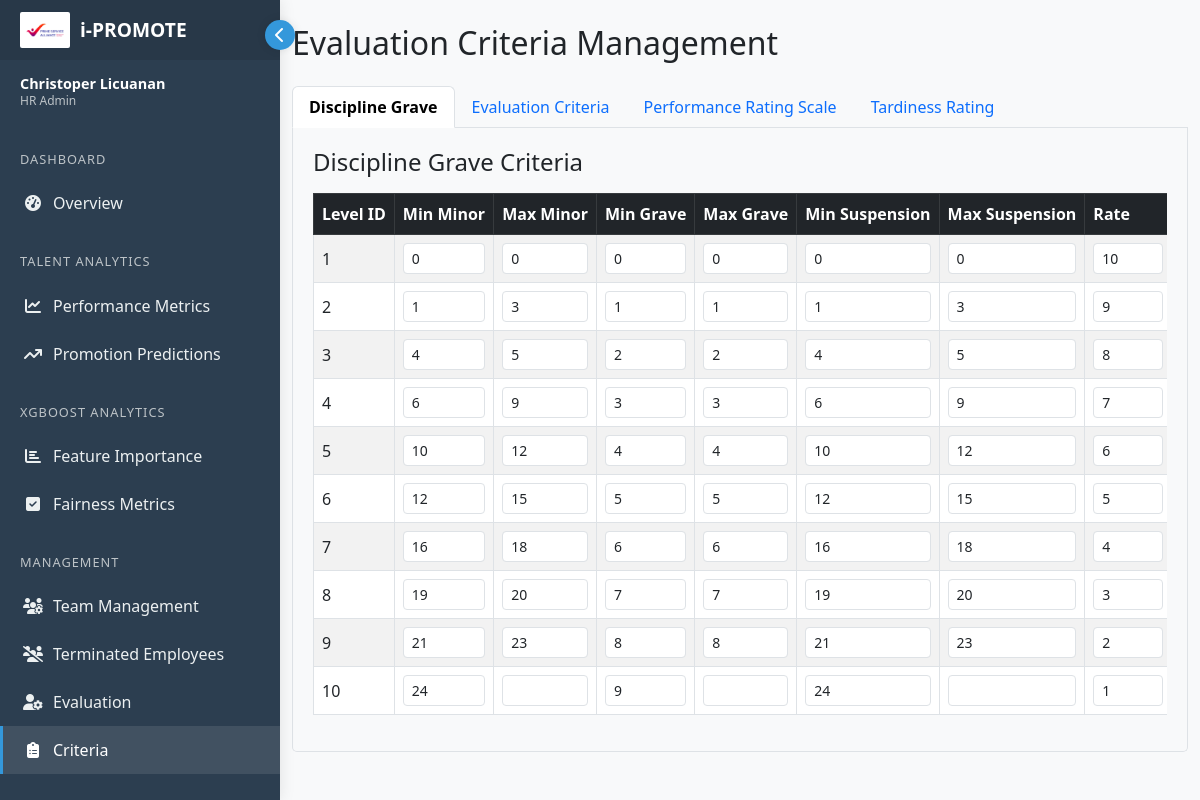
/components/criteria.php (signed in), run on the app's committed database.
### tables this page shows
CREATE TABLE `Discipline_Grave` (
  `level_id` int(11) NOT NULL,
  `min_minor` int(11) NOT NULL,
  `max_minor` int(11) DEFAULT NULL,
  `min_grave` int(11) NOT NULL,
  `max_grave` int(11) DEFAULT NULL,
  `min_suspension` int(11) NOT NULL,
  `max_suspension` int(11) DEFAULT NULL,
  `rate` int(11) NOT NULL
);

### components/criteria.php (the view, shortened to what this page needs)
<?php
require_once("../backend/config.php");
function fetchTableData($conn, $table) {
    $data = [];
    $query = "SELECT * FROM $table ORDER BY " . ($table === 'Performance_Rating_Scale' ? 'rating DESC' : ($table === 'Tardiness_Rating' ? 'rate DESC' : ($table === 'Evaluation_Criteria' ? 'criteria_id' : 'level_id')));
    $result = $conn->query($query);
    while ($row = $result->fetch_assoc()) {
        $data[] = $row;
    }
    return $data;
}
try {
    $disciplineData = fetchTableData($conn, 'Discipline_Grave');
} catch (Exception $e) {
    $error = $e->getMessage();
}
?>
<!DOCTYPE html>
<html lang="en">
<head>
    <link href="https://cdn.jsdelivr.net/npm/bootstrap@5.3.0/dist/css/bootstrap.min.css" rel="stylesheet">
    <link href="https://cdnjs.cloudflare.com/ajax/libs/font-awesome/6.4.0/css/all.min.css" rel="stylesheet">
</head>
<body>
    <div class="container-fluid py-4">
        <?php include "sidebar.php"; ?>
        <h2 class="mb-4">Evaluation Criteria Management</h2>
        <ul class="nav nav-tabs" id="criteriaTabs" role="tablist">
            <li class="nav-item" role="presentation">
                <button class="nav-link active" id="discipline-tab" data-bs-toggle="tab" data-bs-target="#discipline" type="button" role="tab">Discipline Grave</button>
            </li>
            <li class="nav-item" role="presentation">
                <button class="nav-link" id="evaluation-tab" data-bs-toggle="tab" data-bs-target="#evaluation" type="button" role="tab">Evaluation Criteria</button>
            </li>
            <li class="nav-item" role="presentation">
                <button class="nav-link" id="rating-tab" data-bs-toggle="tab" data-bs-target="#rating" type="button" role="tab">Performance Rating Scale</button>
            </li>
            <li class="nav-item" role="presentation">
                <button class="nav-link" id="tardiness-tab" data-bs-toggle="tab" data-bs-target="#tardiness" type="button" role="tab">Tardiness Rating</button>
            </li>
        </ul>
        <div class="tab-content" id="criteriaTabContent">
            <div class="tab-pane fade show active" id="discipline" role="tabpanel" aria-labelledby="discipline-tab">
                <h4 class="mb-3">Discipline Grave Criteria</h4>
                <div class="table-responsive">
                    <table class="table table-striped table-bordered criteria-table">
                        <thead class="table-dark">
                            <tr>
                                <th>Level ID</th>
                                <th>Min Minor</th>
                                <th>Max Minor</th>
                                <th>Min Grave</th>
                                <th>Max Grave</th>
                                <th>Min Suspension</th>
                                <th>Max Suspension</th>
                                <th>Rate</th>
                            </tr>
                        </thead>
                        <tbody>
                            <?php foreach ($disciplineData as $row): ?>
                            <form method="post">
                                <tr>
                                    <td><?php echo htmlspecialchars($row['level_id']); ?></td>
                                    <td><input type="number" class="form-control form-control-sm" name="min_minor" value="<?php echo htmlspecialchars($row['min_minor']); ?>" required></td>
                                    <td><input type="number" class="form-control form-control-sm" name="max_minor" value="<?php echo htmlspecialchars($row['max_minor'] ?? ''); ?>"></td>
                                    <td><input type="number" class="form-control form-control-sm" name="min_grave" value="<?php echo htmlspecialchars($row['min_grave']); ?>" required></td>
                                    <td><input type="number" class="form-control form-control-sm" name="max_grave" value="<?php echo htmlspecialchars($row['max_grave'] ?? ''); ?>"></td>
                                    <td><input type="number" class="form-control form-control-sm" name="min_suspension" value="<?php echo htmlspecialchars($row['min_suspension']); ?>" required></td>
                                    <td><input type="number" class="form-control form-control-sm" name="max_suspension" value="<?php echo htmlspecialchars($row['max_suspension'] ?? ''); ?>"></td>
                                    <td><input type="number" class="form-control form-control-sm" name="rate" value="<?php echo htmlspecialchars($row['rate']); ?>" required></td>
                                </tr>
                            </form>
                            <?php endforeach; ?>
                        </tbody>
                    </table>
                </div>
            </div>
        </div>
    </div>
</body>
</html>

### css/sidebar.css (style rules this page uses)
:root { --primary-color: #2c3e50; --accent-color: #3498db; --sidebar-width: 280px; --sidebar-collapsed-width: 60px; --header-height: 60px; }
body { font-family: 'Segoe UI', Tahoma, Geneva, Verdana, sans-serif; background-color: #f8f9fa; overflow-x: hidden; margin-left: var(--sidebar-width); transition: margin-left 0.3s; }

### components/criteria.php (style rules this page uses)
.tab-content { padding: 20px; border-left: 1px solid #dee2e6; border-right: 1px solid #dee2e6; border-bottom: 1px solid #dee2e6; border-radius: 0 0 5px 5px; }
.nav-tabs .nav-link.active { font-weight: bold; background-color: #f8f9fa; }
.criteria-table th { white-space: nowrap; vertical-align: middle; }
.criteria-table td { vertical-align: middle; }
.form-control-sm { min-width: 70px; }
.table-responsive { overflow-x: auto; }

### data on the page
discipline_grave: level_id "1", min_minor "0", max_minor "0", min_grave "0", max_grave "0", min_suspension "0", max_suspension "0", rate "10"
discipline_grave: level_id "2", min_minor "1", max_minor "3", min_grave "1", max_grave "1", min_suspension "1", max_suspension "3", rate "9"
discipline_grave: level_id "3", min_minor "4", max_minor "5", min_grave "2", max_grave "2", min_suspension "4", max_suspension "5", rate "8"
discipline_grave: level_id "4", min_minor "6", max_minor "9", min_grave "3", max_grave "3", min_suspension "6", max_suspension "9", rate "7"
discipline_grave: level_id "5", min_minor "10", max_minor "12", min_grave "4", max_grave "4", min_suspension "10", max_suspension "12", rate "6"
discipline_grave: level_id "6", min_minor "12", max_minor "15", min_grave "5", max_grave "5", min_suspension "12", max_suspension "15", rate "5"
discipline_grave: level_id "7", min_minor "16", max_minor "18", min_grave "6", max_grave "6", min_suspension "16", max_suspension "18", rate "4"
discipline_grave: level_id "8", min_minor "19", max_minor "20", min_grave "7", max_grave "7", min_suspension "19", max_suspension "20", rate "3"
discipline_grave: level_id "9", min_minor "21", max_minor "23", min_grave "8", max_grave "8", min_suspension "21", max_suspension "23", rate "2"
discipline_grave: level_id "10", min_minor "24", min_grave "9", min_suspension "24", rate "1"

### other printed values
$_SESSION["full_name"] "Christoper Licuanan"
$_SESSION["position"] "HR Admin"
